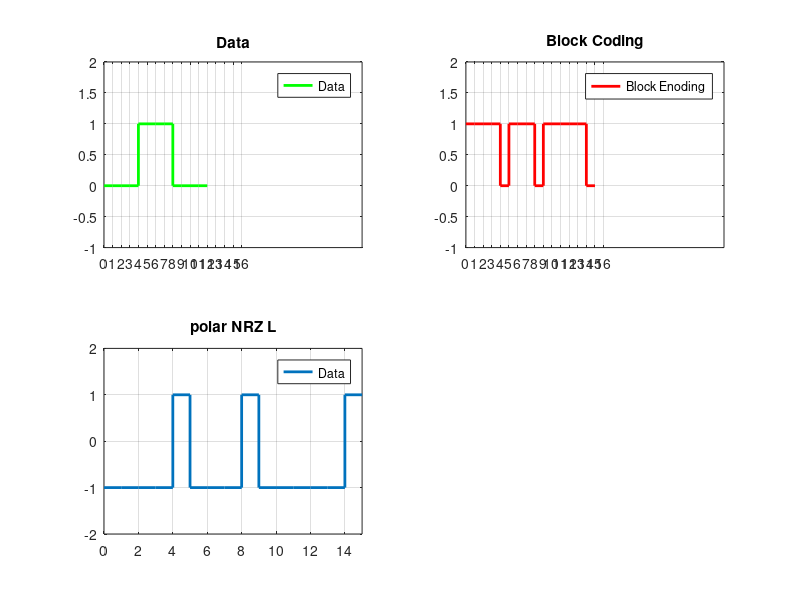
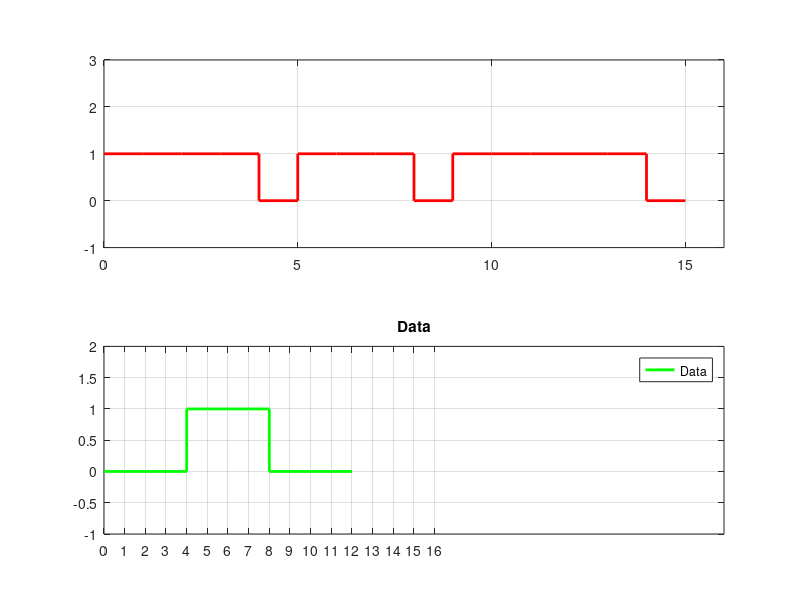

These charts were generated, in order, by the following MATLAB code:
%2017331108
data = [0 0 0 0 1 1 1 1 0 0 0 0]
data1 = data
%disp(length(data))
if(mod(length(data),4)==0)
  proc=1;
else
  b=mod(length(data),4)
  b=4-b
  for i=1:b
    data=[0 data]
  end
  %disp(b)
end

%disp(data);

k=[];

%Block Coding
for i=1:4:length(data)-3
  kai=data(i:i+3)

  disp(kai)

  if(kai==0000)
    k=[k 1 1 1 1 0];
  elseif(kai==0010)
    k=[k 1 0 1 0 0];
  elseif(kai==0011)
    k=[k 1 0 1 0 1];
  elseif(kai==0100)
    k=[k 0 1 0 1 0];
  elseif(kai==0101)
    k=[k 0 1 0 1 1];
  elseif(kai==0110)
    k=[k 0 1 1 1 0];
  elseif(kai==0111)
    k=[k 0 1 1 1 1];
  elseif(kai==1000)
    k=[k 1 0 0 1 0];
  elseif(kai==1001)
    k=[k 1 0 0 1 1];
  elseif(kai==1010)
    k=[k 1 0 1 1 0];
  elseif(kai==1011)
    k=[k 1 0 1 1 1];
  elseif(kai==1100)
    k=[k 1 1 0 1 0];
  elseif(kai==1101)
    k=[k 1 1 0 1 1];
  elseif(kai==1110)
    k=[k 1 1 1 0 0];
  elseif(kai=1111)
    k=[k 1 1 1 0 1];
  elseif(kai==0001)
    k=[k 0 1 0 0 1];
  end
  
end



%NRZ_I Line Coding
a2=[];
b2 = k(1:length(k))
n = length(k);

a2(1:length(k)) = b2;
a2(n+1) = a2(n);

xs=0:length(a2)-1


x = [];
y = [];
for i=1:n
    x=[x i-1 i];
    if(k(i)==0)
        y=[y 1 1];
    else
        y=[y -1 -1];
    end
end


n2= length(data1);

an2=[];
bn2 = data1(1:length(data1))

an2(1:length(data1)) = bn2;
an2(n2+1) = an2(n2);

xns=0:length(an2)-1






subplot(2,2,1);
stairs(xns,an2,'g', 'linewidth', 2);
title('Data')
axis([0 length(y) -1 2])
xticks(0:1:length(a2))
legend("Data")
grid on


subplot(2,2,2);
stairs(xs,a2,'r', 'linewidth', 2);
title('Block Coding')
axis([0 length(y) -1 2])
xticks(0:1:length(a2))
legend("Block Enoding")
grid on



subplot(2,2,3);
plot(x,y, 'linewidth', 2);
axis([0,n,-2,2]);
title('Unipolar NRZ');
legend('data', 'Encoded data');
title('Polar NRZ L Encoding')
legend("Encoded Data")
grid on

plot(x,y, 'linewidth', 2)
axis([0,n,-2,2]);
title('polar NRZ L');
legend('Data', 'Encoded data');
hold off  
grid on;



%NRZ_I Decoding
d = [];

for i=1:2:length(y)
  disp(i);
  if(y(i)==1)
    d=[d 0];
  else
    d=[d 1];
  end
end  
disp(d);

d(length(d)+1) = d(length(d));


xq=0:length(d)-1

figure(2)
subplot(2,1,1);
stairs(xq,d,'r','linewidth',2)
axis([0, length(d), -1, 3]) 
grid on



k=[];

d3=d(1:15);

%Block DeCoding

for i=1:5:length(d3)-4
  kai3=d3(i:i+4)

  disp(kai3)
  
  if(kai==11110)
    k=[k 0 0 0 0];
  elseif(kai3 ==11110)
    disp("One")
    k=[k 0 0 0 0];  
  elseif(kai3==10101)
    k=[k 0 0 1 1];
    disp("One")
  elseif(kai3==01010)
    k=[k 0 1 0 0];
    disp("One")
  elseif(kai3==01011)
    k=[k 0 1 0 1];
    disp("One")
  elseif(kai3==01110)
    k=[k 0 1 1 0];
    disp("One")
  elseif(kai3==01111)
    k=[k 0 1 1 1];
    disp("One")
  elseif(kai3==10010)
    k=[k 1 0 0 0];
    disp("One")
  elseif(kai3==10011)
    k=[k 1 0 0 1];
    disp("One")
  elseif(kai3==10110)
    k=[k 1 0 1 0];
    disp("One")
  elseif(kai3==10111)
    k=[k 1 0 1 1];
    disp("One")
  elseif(kai3==11010)
    k=[k 1 1 0 0];
    disp("One")
  elseif(kai3==11011)
    k=[k 1 1 0 1];
    disp("One")
  elseif(kai3==11100)
    k=[k 1 1 1 0];
    disp("One")
  elseif(kai3==11101)
    k=[k 1 1 1 1];
    disp("One")
  elseif(kai3==01001)
    k=[k 0 0 0 1];
    disp("One")
  end
  %disp(k3)
  
end
%disp(k3)


n2= length(data1);

an2=[];
bn2 = data1(1:length(data1))

an2(1:length(data1)) = bn2;
an2(n2+1) = an2(n2);

xns=0:length(an2)-1



subplot(2,1,2);
stairs(xns,an2,'g', 'linewidth', 2);
title('Data')
axis([0 length(y) -1 2])
xticks(0:1:length(a2))
legend("Data")
grid on





